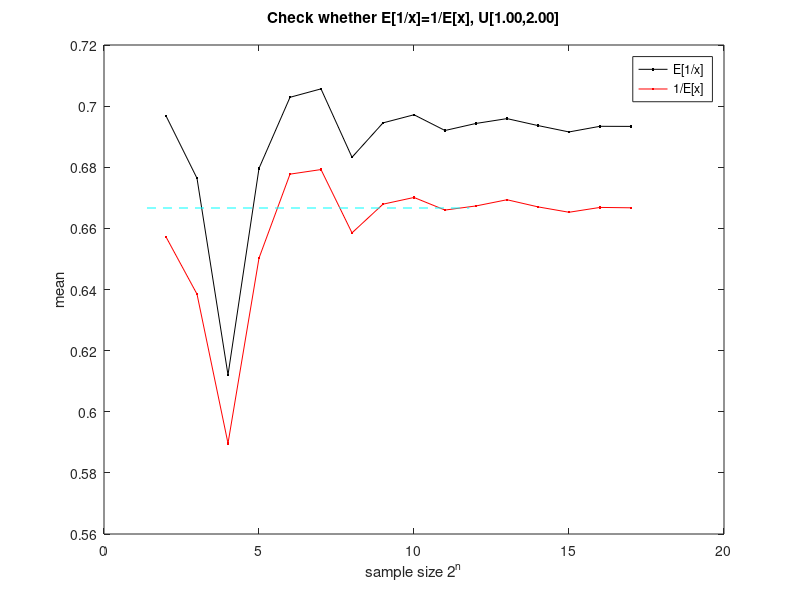

Recreate this plot in MATLAB.
% Exercise 4 of Chp.2
% Generation of uniform data and computation of the 1/E[x] and E[1/x].
a = 1; % The edges [a,b] of the interval for the uniform distribution
b = 2; % Try [a,b]=[1,2], [a,b]=[0,1], [a,b]=[-1,1], 
nV = 2.^(2:17)';

m = (a+b)/2; % The true mean
nn = length(nV);
mxM = NaN*ones(nn,2); % 1/E[x] and E[1/x] for each n in the two columns 
for in=1:nn
    n = nV(in);
    fprintf('%d.',n);
    xV = a + (b-a).*rand(n,1);
    mxM(in,1) = mean(1./xV);
    mxM(in,2) = 1/mean(xV);
end
fprintf('\n');
figure(1)
clf
plot(log2(nV),mxM(:,1),'.-k')
hold on
plot(log2(nV),mxM(:,2),'.-r')
plot([log(nV(1)) log(nV(nn))],(1/m)*[1 1],'--c')
legend('E[1/x]','1/E[x]')
xlabel('sample size 2^n')
ylabel('mean')
title(sprintf('Check whether E[1/x]=1/E[x], U[%1.2f,%1.2f]\n',a,b))
